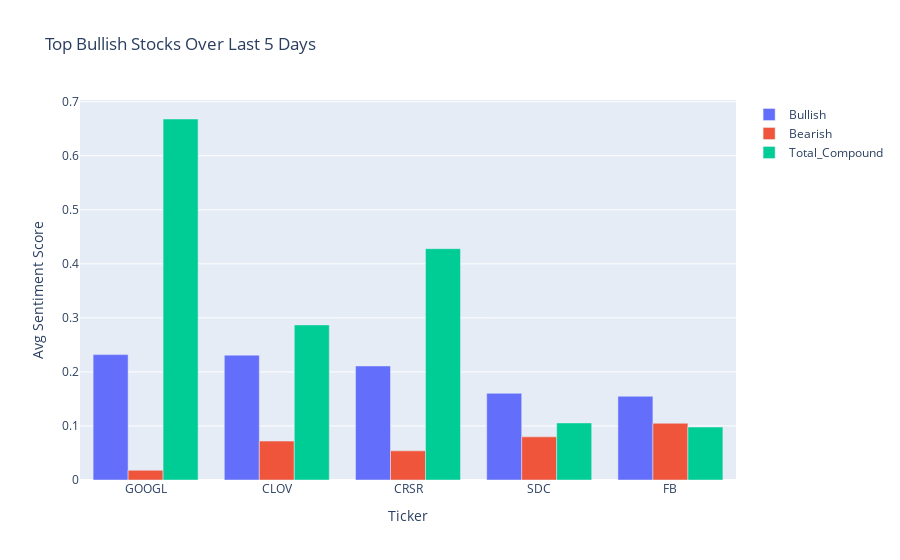

Notebook code cell kept with this figure:
### Code cell
# Plot results
def plot_average_sentiment():
    fig = go.Figure(data = [
        go.Bar(name='Bullish', x=summary_data.head()['stock'], y=summary_data.head()['Bullish']),
        go.Bar(name='Bearish', x=summary_data.head()['stock'], y=summary_data.head()['Bearish']),
        go.Bar(name='Total_Compound', x=summary_data.head()['stock'], y=summary_data.head()['Total_Compound'])
    ])

    fig.update_layout(title=f'Top Bullish Stocks Over Last 5 Days',
        xaxis_title='Ticker',
        yaxis_title='Avg Sentiment Score')

    fig.show()

plot_average_sentiment()

### Figure 1 — Plotly figure (JSON) as saved in the notebook; plotly's stock layout.template omitted (floating-point values rounded to 4 significant figures)
{"data": [{"name": "Bullish", "type": "bar", "x": ["GOOGL", "CLOV", "CRSR", "SDC", "FB"], "y": [0.232, 0.231, 0.211, 0.1604, 0.155]}, {"name": "Bearish", "type": "bar", "x": ["GOOGL", "CLOV", "CRSR", "SDC", "FB"], "y": [0.018, 0.072, 0.054, 0.0798, 0.105]}, {"name": "Total_Compound", "type": "bar", "x": ["GOOGL", "CLOV", "CRSR", "SDC", "FB"], "y": [0.668, 0.287, 0.428, 0.1056, 0.098]}], "layout": {"title": {"text": "Top Bullish Stocks Over Last 5 Days"}, "xaxis": {"title": {"text": "Ticker"}}, "yaxis": {"title": {"text": "Avg Sentiment Score"}}}}
